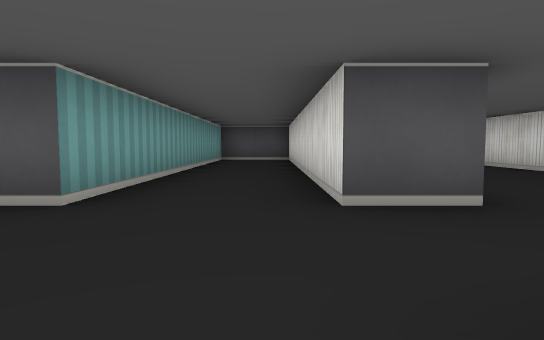
View 1 (above)

24 first-person views from a walk through a cub3D ray-caster map. The camera is about half as high as the walls, tilts 4° down and sees 75° across. The floor is counted in squares. Each view is taken from the middle of a square. On the plan, view 1 faces up. The plan holds only what a view shows up to about 9 squares ahead; the rest is blank.

View 2
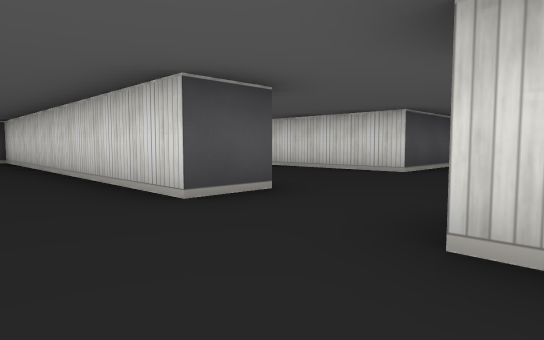

View 3
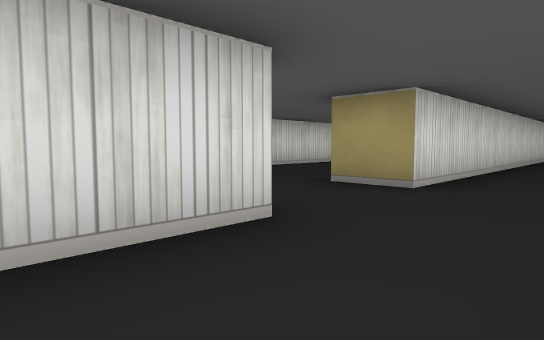

View 4
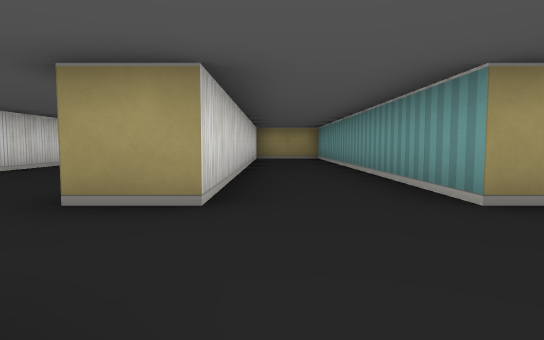

View 5
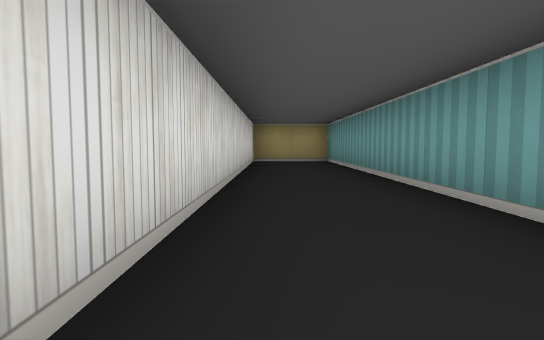

View 6
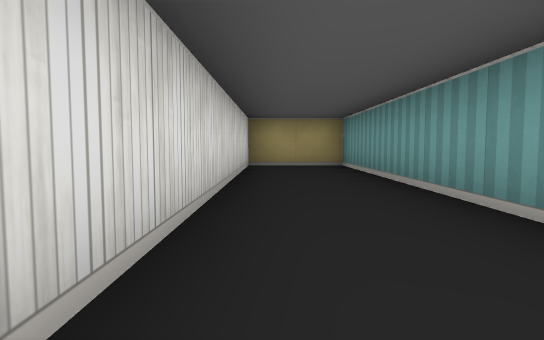

View 7
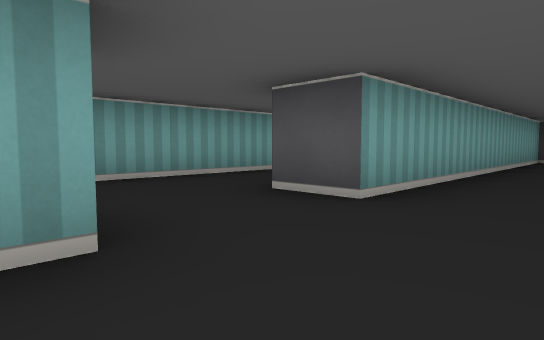

View 8
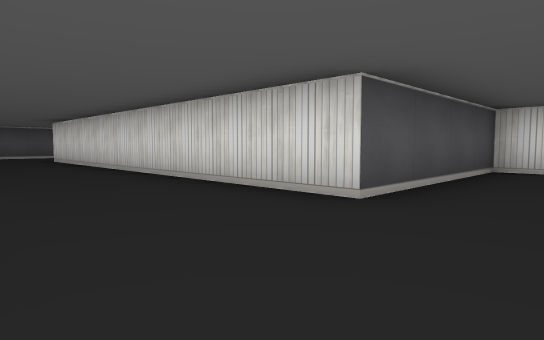

View 9
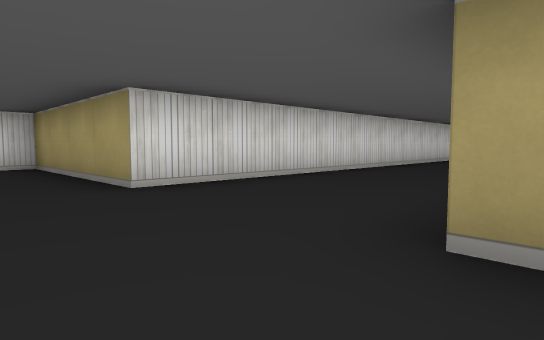

View 10
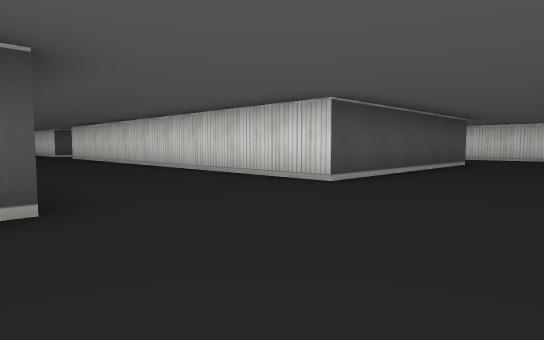

View 11
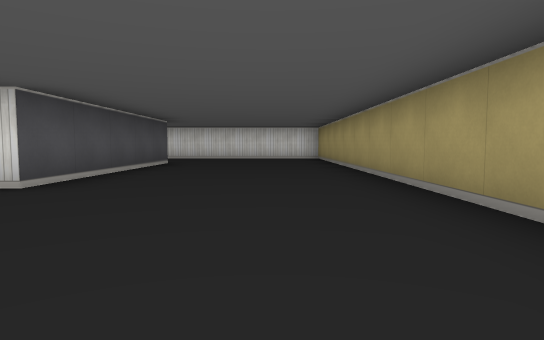

View 12
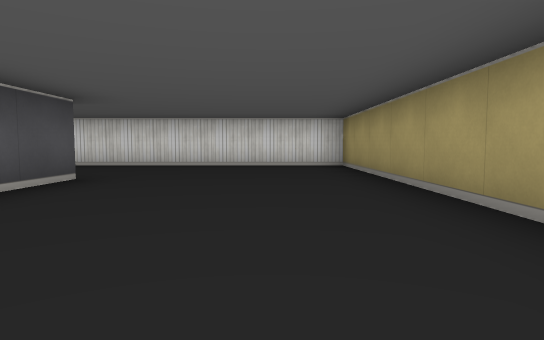

View 13
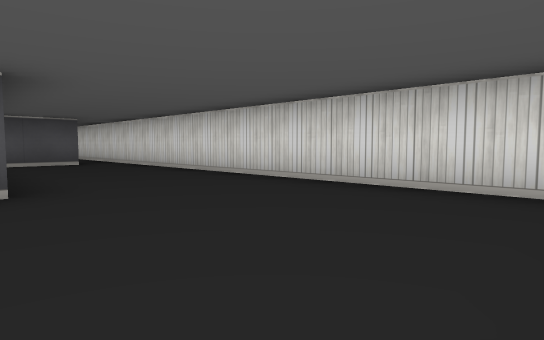

View 14
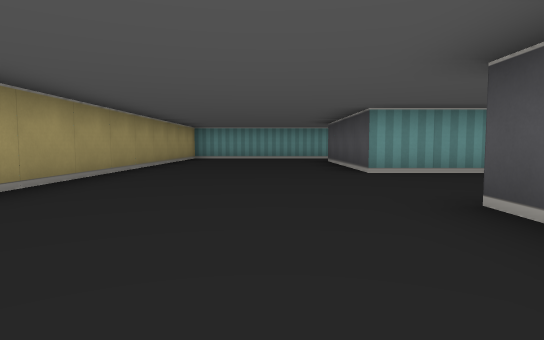

View 15
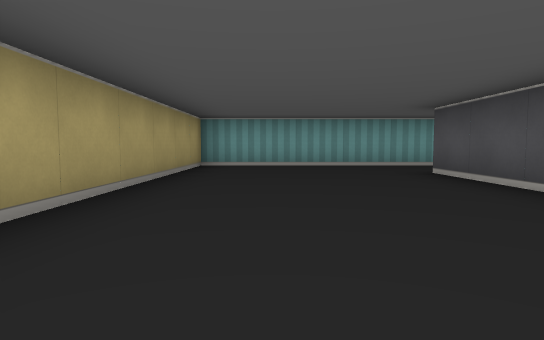

View 16
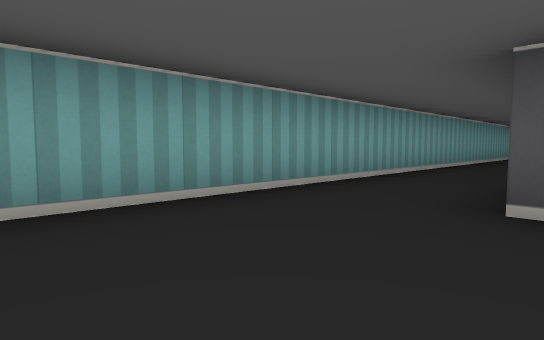

View 17
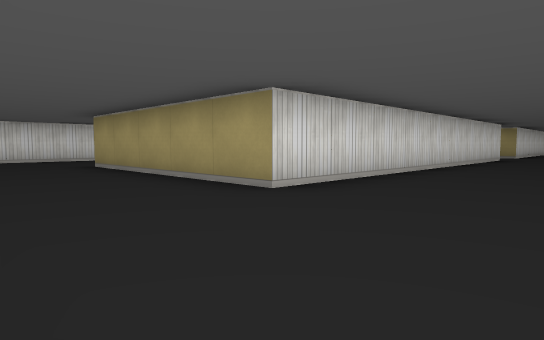

View 18
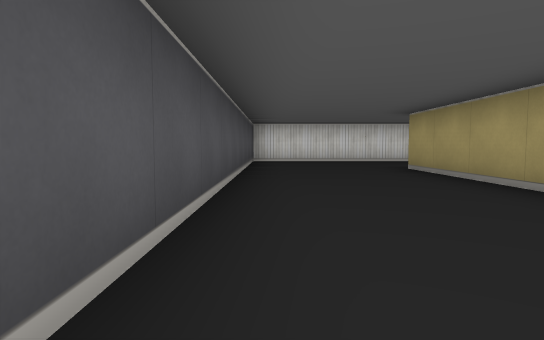

View 19
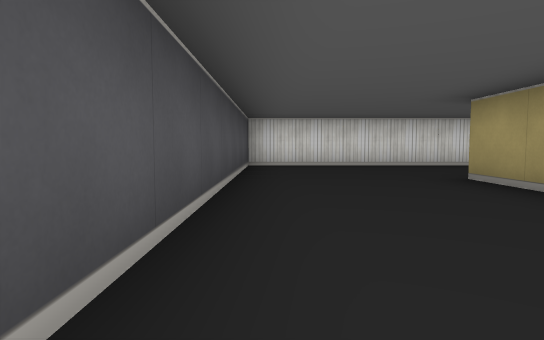

View 20
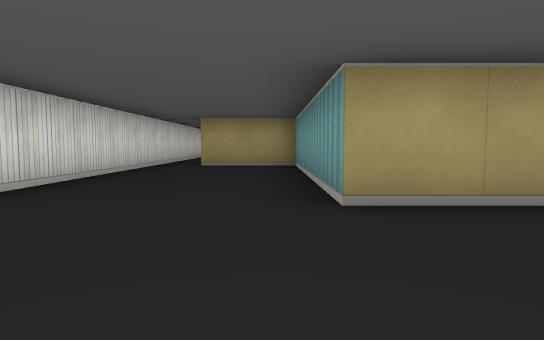

View 21
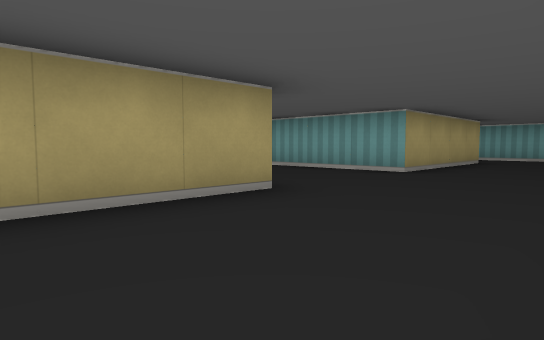

View 22
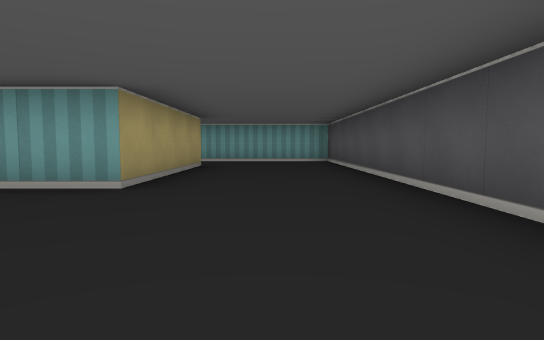

View 23
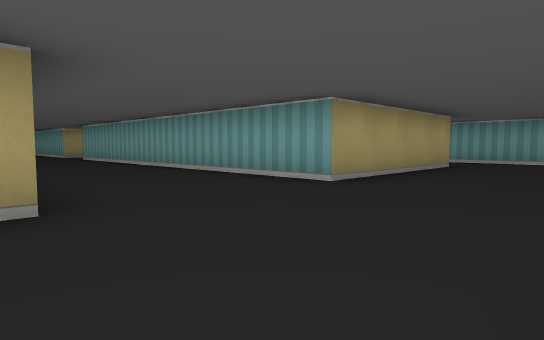

View 24
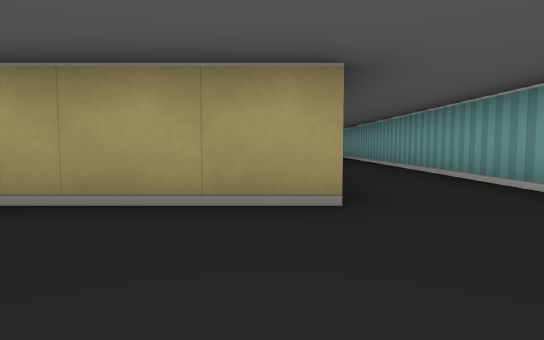

### Floor plan
Ten units are one square. View 1 is at (0, 0); x grows to the right and y downward. Boxes are objects, and circles mark ways between rooms. Rooms are numbered by the first view taken in them; rooms with no view inside come last. Other rooms are left out.
<svg viewBox="-50 -150 180 290">
<path fill="none" stroke="#000" d="M-15 -5 -15 85 5 85 5 -5M5 -25 5 -105M-15 -105 -15 -25M5 -5 15 -5M16 -25 5 -25M-20 -5 -15 -5M-15 -25 -25 -25M-45 16 -45 135 125 135 125 46M15 76 15 95 -25 95M116 45 101 45M125 -64 125 -145 -41 -145M96 95 45 95 45 -5 85 -5 85 -25 45 -25 45 -115 95 -115 95 -65 115 -65M-26 -115 15 -115 15 -46M-45 -128 -45 -15"/>
<circle cx="-20" cy="-15" r="3" fill="#2a7"/>
<circle cx="10" cy="-15" r="3" fill="#2a7"/>
<text x="-10" y="-10">1</text>
<text x="30" y="0">2</text>
</svg>
Room 1 opens to room 2.

Where each view was taken, in squares from view 1:
view 1: 0 up, 0 right, facing up
view 2: 0 up, 1 left, facing up-right
view 3: 4 up, 1 left, facing down-right
view 4: 3 up, 0 right, facing down
view 5: 1 up, 0 right, facing down
view 6: 1 down, 0 right, facing down
view 7: 0 up, 0 right, facing up-left
view 8: 1 up, 2 right, facing up-right
view 9: 2 up, 1 right, facing down-right
view 10: 12 down, 1 right, facing up-right
view 11: 12 down, 1 right, facing right
view 12: 12 down, 5 right, facing right
view 13: 13 down, 9 right, facing up-right
view 14: 11 down, 7 right, facing left
view 15: 12 down, 3 right, facing left
view 16: 12 down, 2 left, facing up-left
view 17: 14 up, 2 right, facing down-right
view 18: 14 up, 3 right, facing right
view 19: 14 up, 5 right, facing right
view 20: 14 up, 10 right, facing down
view 21: 14 up, 7 right, facing down-left
view 22: 13 up, 5 right, facing left
view 23: 14 up, 5 right, facing down-left
view 24: 14 up, 2 left, facing down
